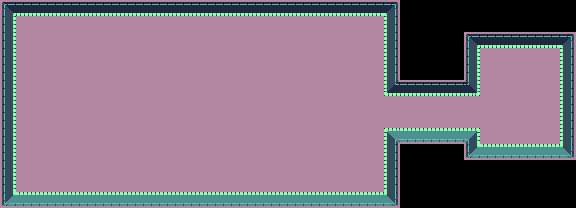

This is a level from a 2D game, rendered from its Tiled map with the project's own tilesets. A one-line summary and the complete map file follow:
An orthogonal 36x13 tile map with 16x16 px tiles, 1 tile layer (Tile Layer 1).

<map version="1.4" tiledversion="1.4.2" orientation="orthogonal" renderorder="right-down" width="36" height="13" tilewidth="16" tileheight="16" infinite="0" nextlayerid="2" nextobjectid="1">
 <editorsettings>
  <export target="two_areas.json" format="json" />
 </editorsettings>
 <tileset firstgid="1" source="dungeon_simple.tsx" />
 <layer id="1" name="Tile Layer 1" width="36" height="13">
  <data encoding="csv">
1,2,2,2,2,2,2,2,2,2,2,2,2,2,2,2,2,2,2,2,2,2,2,2,3,0,0,0,0,0,0,0,0,0,0,0,
20,7,7,7,7,7,7,7,7,7,7,7,7,7,7,7,7,7,7,7,7,7,7,7,22,0,0,0,0,0,0,0,0,0,0,0,
20,7,7,7,7,7,7,7,7,7,7,7,7,7,7,7,7,7,7,7,7,7,7,7,22,0,0,0,0,1,2,2,2,2,2,3,
20,7,7,7,7,7,7,7,7,7,7,7,7,7,7,7,7,7,7,7,7,7,7,7,22,0,0,0,0,20,7,7,7,7,7,22,
20,7,7,7,7,7,7,7,7,7,7,7,7,7,7,7,7,7,7,7,7,7,7,7,22,0,0,0,0,20,7,7,7,7,7,22,
20,7,7,7,7,7,7,7,7,7,7,7,7,7,7,7,7,7,7,7,7,7,7,7,23,2,2,2,2,24,7,7,7,7,7,22,
20,7,7,7,7,7,7,7,7,7,7,7,7,7,7,7,7,7,7,7,7,7,7,7,7,7,7,7,7,7,7,7,7,7,7,22,
20,7,7,7,7,7,7,7,7,7,7,7,7,7,7,7,7,7,7,7,7,7,7,7,7,7,7,7,7,7,7,7,7,7,7,22,
20,7,7,7,7,7,7,7,7,7,7,7,7,7,7,7,7,7,7,7,7,7,7,7,4,40,40,40,40,5,7,7,7,7,7,22,
20,7,7,7,7,7,7,7,7,7,7,7,7,7,7,7,7,7,7,7,7,7,7,7,22,0,0,0,0,39,40,40,40,40,40,41,
20,7,7,7,7,7,7,7,7,7,7,7,7,7,7,7,7,7,7,7,7,7,7,7,22,0,0,0,0,0,0,0,0,0,0,0,
20,7,7,7,7,7,7,7,7,7,7,7,7,7,7,7,7,7,7,7,7,7,7,7,22,0,0,0,0,0,0,0,0,0,0,0,
39,40,40,40,40,40,40,40,40,40,40,40,40,40,40,40,40,40,40,40,40,40,40,40,41,0,0,0,0,0,0,0,0,0,0,0
</data>
 </layer>
</map>
